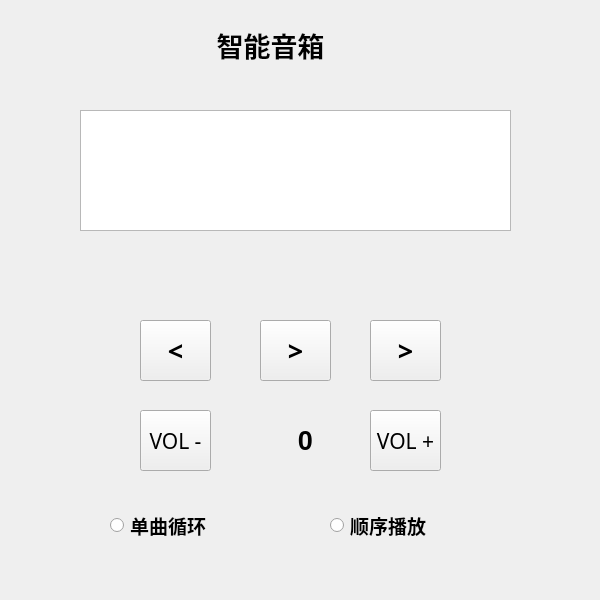
<?xml version="1.0" encoding="UTF-8"?>
<ui version="4.0">
 <class>Player</class>
 <widget class="QWidget" name="Player">
  <property name="geometry">
   <rect>
    <x>0</x>
    <y>0</y>
    <width>600</width>
    <height>600</height>
   </rect>
  </property>
  <property name="windowTitle">
   <string>Form</string>
  </property>
  <widget class="QLabel" name="label">
   <property name="geometry">
    <rect>
     <x>170</x>
     <y>20</y>
     <width>201</width>
     <height>51</height>
    </rect>
   </property>
   <property name="text">
    <string>&lt;html&gt;&lt;head/&gt;&lt;body&gt;&lt;p align=&quot;center&quot;&gt;&lt;span style=&quot; font-size:20pt; font-weight:600;&quot;&gt;智能音箱&lt;/span&gt;&lt;/p&gt;&lt;/body&gt;&lt;/html&gt;</string>
   </property>
  </widget>
  <widget class="QTextEdit" name="textEdit">
   <property name="geometry">
    <rect>
     <x>80</x>
     <y>110</y>
     <width>431</width>
     <height>121</height>
    </rect>
   </property>
   <property name="html">
    <string>&lt;!DOCTYPE HTML PUBLIC &quot;-//W3C//DTD HTML 4.0//EN&quot; &quot;http://www.w3.org/TR/REC-html40/strict.dtd&quot;&gt;
&lt;html&gt;&lt;head&gt;&lt;meta name=&quot;qrichtext&quot; content=&quot;1&quot; /&gt;&lt;style type=&quot;text/css&quot;&gt;
p, li { white-space: pre-wrap; }
&lt;/style&gt;&lt;/head&gt;&lt;body style=&quot; font-family:'SimSun'; font-size:9pt; font-weight:400; font-style:normal;&quot;&gt;
&lt;p style=&quot;-qt-paragraph-type:empty; margin-top:0px; margin-bottom:0px; margin-left:0px; margin-right:0px; -qt-block-indent:0; text-indent:0px;&quot;&gt;&lt;br /&gt;&lt;/p&gt;&lt;/body&gt;&lt;/html&gt;</string>
   </property>
  </widget>
  <widget class="QPushButton" name="priorButton">
   <property name="geometry">
    <rect>
     <x>140</x>
     <y>320</y>
     <width>71</width>
     <height>61</height>
    </rect>
   </property>
   <property name="font">
    <font>
     <family>Agency FB</family>
     <pointsize>20</pointsize>
     <weight>75</weight>
     <bold>true</bold>
    </font>
   </property>
   <property name="text">
    <string>&lt;</string>
   </property>
  </widget>
  <widget class="QPushButton" name="nextButton">
   <property name="geometry">
    <rect>
     <x>370</x>
     <y>320</y>
     <width>71</width>
     <height>61</height>
    </rect>
   </property>
   <property name="font">
    <font>
     <family>Agency FB</family>
     <pointsize>20</pointsize>
     <weight>75</weight>
     <bold>true</bold>
    </font>
   </property>
   <property name="text">
    <string>&gt;</string>
   </property>
  </widget>
  <widget class="QPushButton" name="playButton">
   <property name="geometry">
    <rect>
     <x>260</x>
     <y>320</y>
     <width>71</width>
     <height>61</height>
    </rect>
   </property>
   <property name="font">
    <font>
     <family>Agency FB</family>
     <pointsize>20</pointsize>
     <weight>75</weight>
     <bold>true</bold>
    </font>
   </property>
   <property name="text">
    <string>&gt;</string>
   </property>
  </widget>
  <widget class="QPushButton" name="downButton">
   <property name="geometry">
    <rect>
     <x>140</x>
     <y>410</y>
     <width>71</width>
     <height>61</height>
    </rect>
   </property>
   <property name="font">
    <font>
     <family>Agency FB</family>
     <pointsize>16</pointsize>
     <weight>50</weight>
     <bold>false</bold>
    </font>
   </property>
   <property name="text">
    <string>VOL -</string>
   </property>
  </widget>
  <widget class="QPushButton" name="upButton">
   <property name="geometry">
    <rect>
     <x>370</x>
     <y>410</y>
     <width>71</width>
     <height>61</height>
    </rect>
   </property>
   <property name="font">
    <font>
     <family>Agency FB</family>
     <pointsize>16</pointsize>
     <weight>50</weight>
     <bold>false</bold>
    </font>
   </property>
   <property name="text">
    <string>VOL +</string>
   </property>
  </widget>
  <widget class="QLabel" name="volumeLabel">
   <property name="geometry">
    <rect>
     <x>270</x>
     <y>410</y>
     <width>71</width>
     <height>61</height>
    </rect>
   </property>
   <property name="text">
    <string>&lt;html&gt;&lt;head/&gt;&lt;body&gt;&lt;p align=&quot;center&quot;&gt;&lt;span style=&quot; font-size:20pt; font-weight:600;&quot;&gt;0&lt;/span&gt;&lt;/p&gt;&lt;/body&gt;&lt;/html&gt;</string>
   </property>
  </widget>
  <widget class="QRadioButton" name="circleButton">
   <property name="geometry">
    <rect>
     <x>110</x>
     <y>500</y>
     <width>161</width>
     <height>51</height>
    </rect>
   </property>
   <property name="font">
    <font>
     <family>Agency FB</family>
     <pointsize>14</pointsize>
     <weight>75</weight>
     <bold>true</bold>
    </font>
   </property>
   <property name="text">
    <string>单曲循环</string>
   </property>
  </widget>
  <widget class="QRadioButton" name="sequenceButton">
   <property name="geometry">
    <rect>
     <x>330</x>
     <y>500</y>
     <width>181</width>
     <height>51</height>
    </rect>
   </property>
   <property name="font">
    <font>
     <family>Agency FB</family>
     <pointsize>14</pointsize>
     <weight>75</weight>
     <bold>true</bold>
    </font>
   </property>
   <property name="text">
    <string>顺序播放</string>
   </property>
  </widget>
  <widget class="QLabel" name="musicLabel">
   <property name="geometry">
    <rect>
     <x>100</x>
     <y>250</y>
     <width>401</width>
     <height>41</height>
    </rect>
   </property>
   <property name="text">
    <string/>
   </property>
  </widget>
  <widget class="QLabel" name="devidLabel">
   <property name="geometry">
    <rect>
     <x>390</x>
     <y>70</y>
     <width>101</width>
     <height>21</height>
    </rect>
   </property>
   <property name="text">
    <string>&lt;html&gt;&lt;head/&gt;&lt;body&gt;&lt;p align=&quot;right&quot;&gt;&lt;br/&gt;&lt;/p&gt;&lt;/body&gt;&lt;/html&gt;</string>
   </property>
  </widget>
 </widget>
 <resources/>
 <connections/>
</ui>
